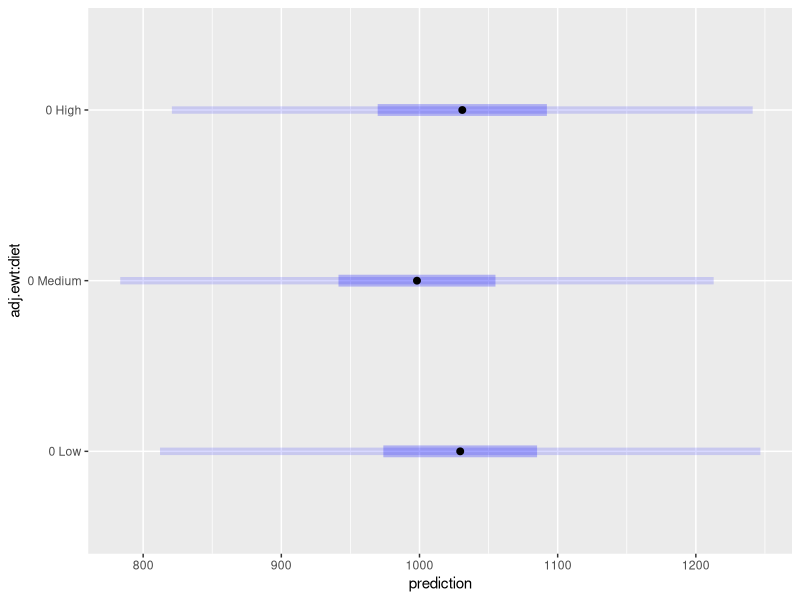

This chart was generated by the following R code:
## ---- chunk 1
require("emmeans") 
options(show.signif.stars = FALSE, width = 100) 
knitr::opts_chunk$set(fig.width = 4.5, class.output = "ro") 
## ---- chunk 2
feedlot = transform(feedlot, adj.ewt = ewt - predict(lm(ewt ~ herd)))
require(lme4)
feedlot.lmer <- lmer(swt ~ adj.ewt + diet + (1|herd), data = feedlot)
feedlot.rg <- ref_grid(feedlot.lmer, at = list(adj.ewt = 0))
summary(feedlot.rg)  ## point predictions
## ---- chunk 3
lme4::VarCorr(feedlot.lmer)  ## for the model
feedlot.rg@misc$sigma  ## default in the ref. grid
## ---- chunk 4
feedlot.rg <- update(feedlot.rg, sigma = sqrt(77.087^2 + 57.832^2))
## ---- chunk 5
predict(feedlot.rg, interval = "prediction")
## ---- chunk 6
plot(feedlot.rg, PIs = TRUE)
## ---- chunk 7
range(feedlot$swt)
## ---- chunk 8
feedlot.lm <- lm(swt ~ adj.ewt + diet + herd, data = feedlot)
## ---- chunk 9
newrg <- ref_grid(feedlot.lm, at = list(adj.ewt = 0, herd = c("9", "19")))
predict(newrg, interval = "prediction", by = "herd")
